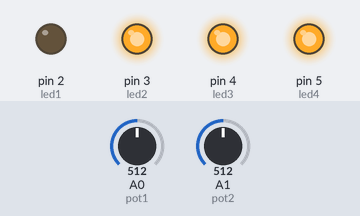
Recording of a sketch running on a simulated Arduino Uno, built with avr-gcc and run on an emulated ATmega328P. Parts: output pins drawn as LEDs (lit = HIGH). The test bench sets the inputs (shaded band); at power-on: A0 (pot1) = 512, A1 (pot2) = 512.

Above: at 1.2 s.
1.3 s: A0 (pot1) set to 474
At 2.1 s:
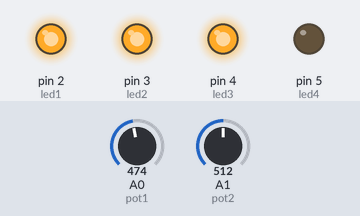
2.8 s: A1 (pot2) set to 477
At 3.2 s:
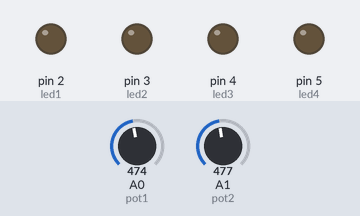
4.3 s: A1 (pot2) set to 511
At 5.5 s:
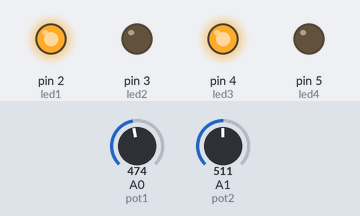
5.8 s: A1 (pot2) set to 306
At 6.7 s:
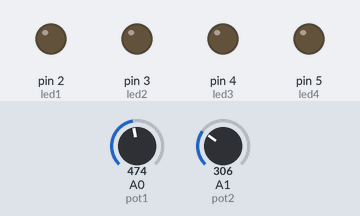
7.3 s: A0 (pot1) set to 511
At 7.8 s:
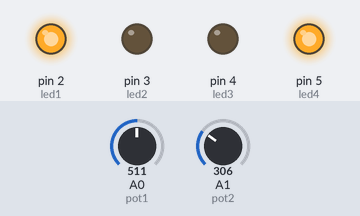
8.8 s: A0 (pot1) set to 306
At 10.2 s:
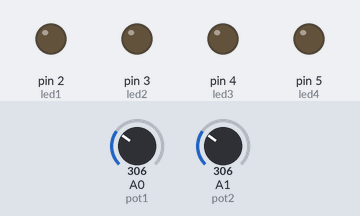
Timing chart, 0 to 11.3 s (numbered marks = the images above; inputs shaded):
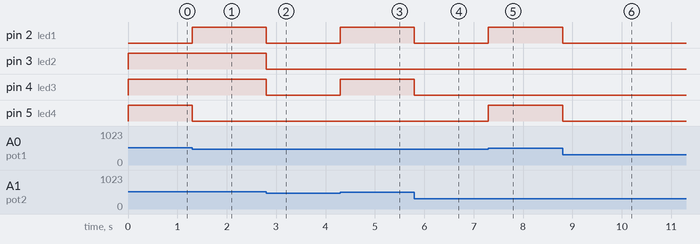

Measured:
- the behaviour switches between 492 and 491 on A0 (pot1) (found by bisection; images 0 and 1)
- the behaviour switches between 492 and 491 on A1 (pot2) (found by bisection; images 1 and 2)
- after the input at 1.3 s, pin 2 (led1): LOW → HIGH at once; pin 5 (led4): HIGH → LOW at once
- after the input at 2.8 s, pin 2 (led1), pin 3 (led2), pin 4 (led3): HIGH → LOW at once
- after the input at 4.3 s, pin 2 (led1), pin 4 (led3): LOW → HIGH at once
- after the input at 5.8 s, pin 2 (led1), pin 4 (led3): HIGH → LOW at once
- after the input at 7.3 s, pin 2 (led1), pin 5 (led4): LOW → HIGH at once
- after the input at 8.8 s, pin 2 (led1), pin 5 (led4): HIGH → LOW at once

The sketch:

Ejercicio_6_Sumador_medio.ino
```cpp
int led1 = 2;
int led2 = 3;
int led3 = 4;
int led4 = 5;
int pot1 = A0;
int pot2 = A1;
int entrada1 = 0;
int entrada2 = 0;
int i;

void setup() {
  // put your setup code here, to run once:

  pinMode(led1, OUTPUT);
  pinMode(led2, OUTPUT);
  pinMode(led3, OUTPUT);
  pinMode(led4, OUTPUT);
}

int A;
int B;

void loop() {
  // put your main code here, to run repeatedly:


  entrada1 = analogRead(pot1) / 4;
  entrada2 = analogRead(pot2) / 4;

  if(entrada1 >= 0 && entrada1 <= 122){
    digitalWrite(led4, 0);
    A = 0;

  }else{
    if(entrada1 >= 123 && entrada1 <= 255){
      digitalWrite(led4, 1);
      A = 1;

    }
  }
  if(entrada2 >= 0 && entrada2 <= 122){
    digitalWrite(led3, 0);
    B = 0;

  }else{
    if(entrada2 >= 123 && entrada2 <= 255){
      digitalWrite(led3, 1);
      B = 1;

    }
  }
  if(A == 0 && B == 0){
    digitalWrite(led2, 0);
    digitalWrite(led1, 0);
  }else{
    if(A != B){
      digitalWrite(led1, 1);
    }
  }
  if(A == 1 && B == 1){
    digitalWrite(led2, 1);
    digitalWrite(led1, 0);
  }
}
```
